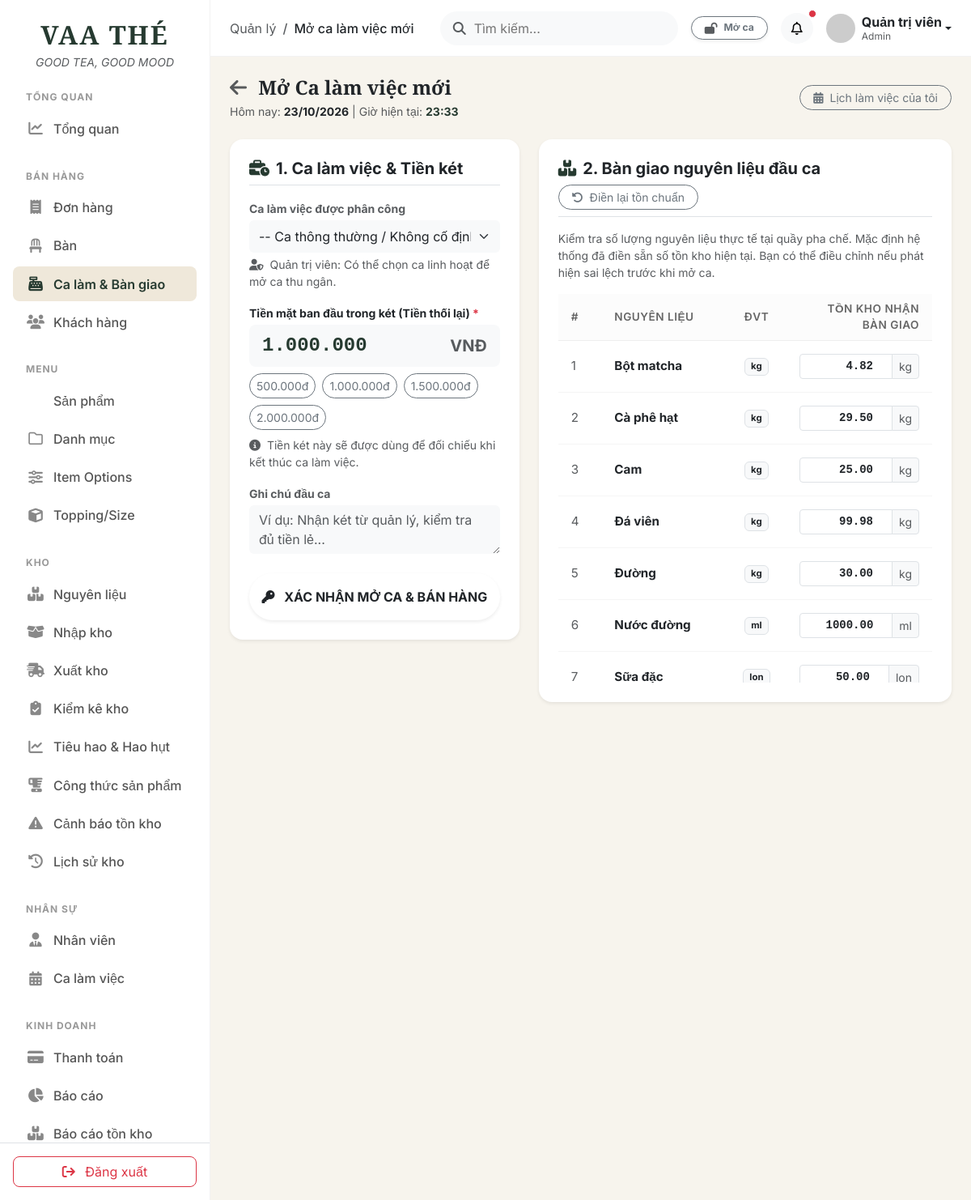
Before: /public/admin.php?route=shift_sessions&action=open (signed in) with the older database file.
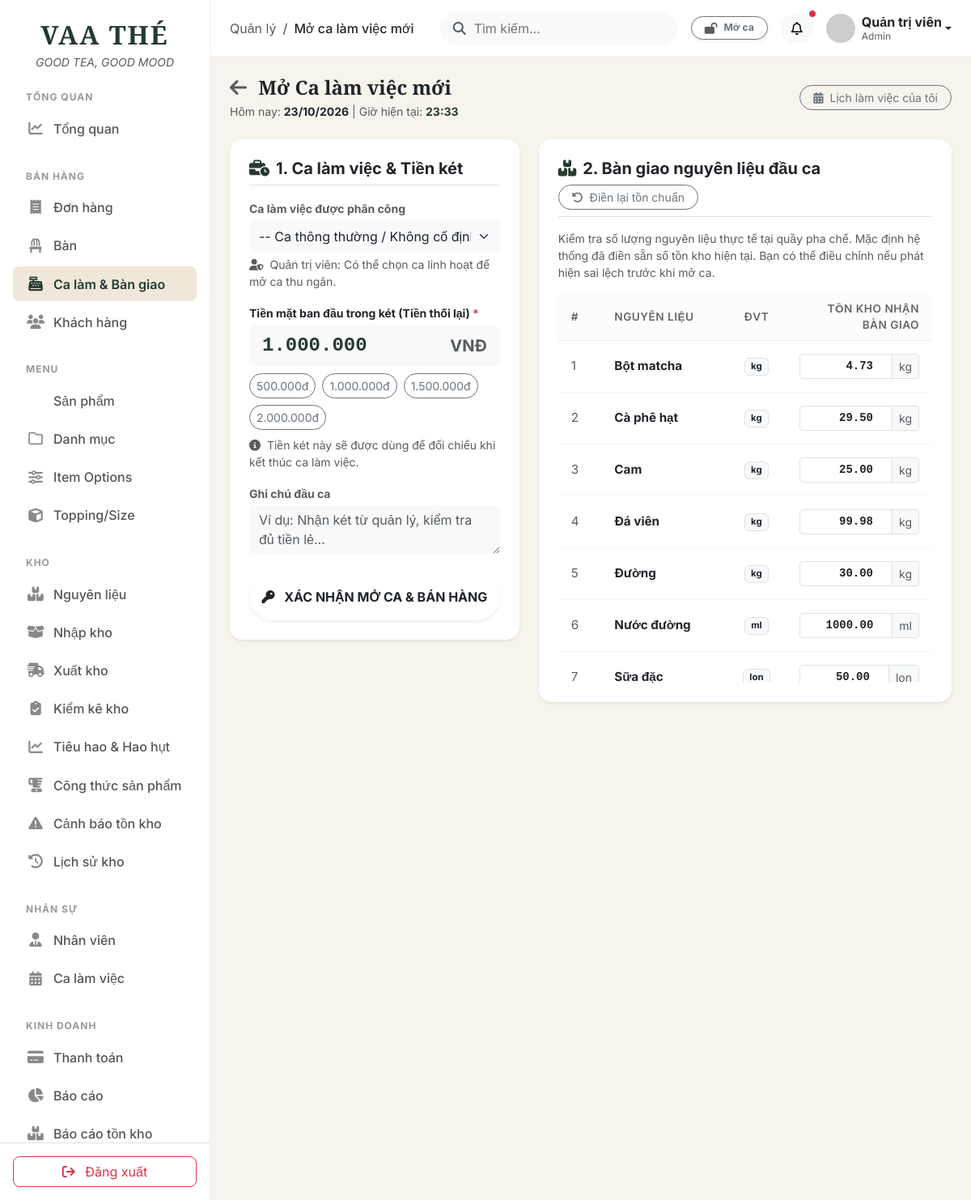
After: the same page with the newer database file.
### tables this page shows
CREATE TABLE `inventory` (
  `id` int(10) unsigned NOT NULL AUTO_INCREMENT,
  `ingredient_name` varchar(150) NOT NULL,
  `unit` varchar(30) NOT NULL,
  `quantity` decimal(12,2) NOT NULL DEFAULT 0.00,
  `min_quantity` decimal(12,2) NOT NULL DEFAULT 0.00,
  `price` decimal(12,2) NOT NULL DEFAULT 0.00,
  `status` tinyint(1) NOT NULL DEFAULT 1,
  `created_at` timestamp NOT NULL DEFAULT current_timestamp(),
  `updated_at` timestamp NOT NULL DEFAULT current_timestamp() ON UPDATE current_timestamp(),
  PRIMARY KEY (`id`),
  KEY `idx_inventory_quantity` (`quantity`)
);

### app/controllers/Admin/ShiftSessionController.php (called while the page is built, shortened)
<?php
require_once __DIR__ . '/../../models/Shift.php';
require_once __DIR__ . '/../../models/Inventory.php';
class ShiftSessionController {
    private $shiftModel;
    private $inventoryModel;
    public function __construct() {
        $this->shiftModel = new Shift();
        $this->inventoryModel = new Inventory();
    }
    private function getUserId() {
        return isset($_SESSION['user_id'])
            ? (is_array($_SESSION['user_id']) ? (int)current($_SESSION['user_id']) : (int)$_SESSION['user_id'])
            : 0;
    }
    public function open() {
        $userId = $this->getUserId();
        $isAdmin = isset($_SESSION['role']) && $_SESSION['role'] === 'admin';
        $assignedShifts = [];
        if (!$isAdmin) {
            $assignedShifts = $this->shiftModel->getAssignedShiftsForStaffToday($userId);
            $activeAssignedShift = $this->shiftModel->getActiveAssignedShiftForStaffNow($userId);
        } else {
            $assignedShifts = $this->shiftModel->getAssignedShiftsForStaffToday($userId);
        }
        $ingredients = $this->inventoryModel->getAll();
        require_once __DIR__ . '/../../views/admin/shift_sessions/open.php';
        require_once __DIR__ . '/../../views/layouts/admin.php';
    }
}

### app/models/Inventory.php (called while the page is built, shortened)
<?php
require_once __DIR__ . '/../config/database.php';
class Inventory {
    private $conn;
    public function __construct() {
        global $conn;
        $this->conn = $conn;
    }
        public function getAll($filters = []) {
        $conditions = [];
        $params = [];
        $types = "";
        $whereClause = !empty($conditions) ? "WHERE " . implode(" AND ", $conditions) : "";
        $sql = "SELECT * FROM inventory $whereClause ORDER BY ingredient_name ASC";
        if (!empty($params)) {
            $stmt = $this->conn->prepare($sql);
            $stmt->bind_param($types, ...$params);
            $stmt->execute();
            return $stmt->get_result()->fetch_all(MYSQLI_ASSOC);
        } else {
            $result = $this->conn->query($sql);
            return $result->fetch_all(MYSQLI_ASSOC);
        }
    }
}

### app/views/admin/shift_sessions/open.php (the view, shortened to what the changed rows need)
<?php if (!$isAdmin && empty($assignedShifts)): ?>
    <div class="card border-0 shadow-sm rounded-4 mb-4 border-start border-warning border-4">
        <div class="card-body p-4 text-center py-5">
            <div class="mb-3">
                <span class="badge bg-warning bg-opacity-15 text-warning p-3 rounded-circle fs-2">
                    <i class="fa-solid fa-calendar-xmark"></i>
                </span>
            </div>
            <h5 class="fw-bold text-dark mb-2">Hôm nay bạn không có ca làm việc nào được phân công!</h5>
            <p class="text-muted mx-auto mb-4" style="max-width: 600px;">
                Hệ thống chỉ cho phép nhân viên mở ca và bán hàng đúng ca được phân công trong ngày hôm nay (<strong class="text-dark"><?= date('d/m/Y') ?></strong>).
                Không được mở ca đã qua ngày hoặc các ca chưa được xếp lịch.
            </p>
            <div class="d-flex justify-content-center gap-3">
                <a href="admin.php?route=shifts" class="btn btn-forest rounded-pill px-4 py-2">
                    <i class="fa-solid fa-calendar-check me-2"></i>Xem lịch làm việc cá nhân
                </a>
                <a href="admin.php?route=dashboard" class="btn btn-outline-secondary rounded-pill px-4 py-2">
                    <i class="fa-solid fa-house me-2"></i>Về trang chủ
                </a>
            </div>
        </div>
    </div>
<?php else: ?>
<form action="admin.php?route=shift_sessions&action=storeOpen" method="POST" id="openShiftForm">
    <div class="row g-4">
        <div class="col-lg-7">
            <div class="card border-0 shadow-sm rounded-4">
                <div class="card-body p-4">
                    <div class="table-responsive" style="max-height: 480px; overflow-y: auto;">
                        <table class="table align-middle table-hover">
                            <thead class="bg-light text-muted small position-sticky top-0 z-1">
                                <tr>
                                    <th class="py-2 px-3">#</th>
                                    <th class="py-2">Nguyên liệu</th>
                                    <th class="py-2 text-center">ĐVT</th>
                                    <th class="py-2 text-end">Tồn kho nhận bàn giao</th>
                                </tr>
                            </thead>
                            <tbody>
                                <?php foreach ($ingredients as $idx => $ing):
                                    $sysQty = (float)$ing['quantity'];
                                ?>
                                <tr>
                                    <td class="px-3 text-muted"><?= $idx + 1 ?></td>
                                    <td>
                                        <span class="fw-bold text-dark"><?= htmlspecialchars($ing['ingredient_name']) ?></span>
                                    </td>
                                    <td class="text-center">
                                        <span class="badge bg-light text-dark border"><?= htmlspecialchars($ing['unit']) ?></span>
                                    </td>
                                    <td class="text-end" style="width: 180px;">
                                        <div class="input-group input-group-sm">
                                            <input type="number"
                                                   step="0.01"
                                                   min="0"
                                                   name="inventory[<?= $ing['id'] ?>]"
                                                   id="inv_input_<?= $ing['id'] ?>"
                                                   data-default="<?= $sysQty ?>"
                                                   value="<?= number_format($sysQty, 2, '.', '') ?>"
                                                   class="form-control form-control-sm text-end font-monospace fw-bold inv-start-input">
                                            <span class="input-group-text small text-muted"><?= htmlspecialchars($ing['unit']) ?></span>
                                        </div>
                                    </td>
                                </tr>
                                <?php endforeach; ?>
                            </tbody>
                        </table>
                    </div>
                </div>
            </div>
        </div>
    </div>
</form>
<?php endif; ?>

Changed rows visible on the page:
changed inventory "Bột matcha": id+quantity "4.82" → "4.73"
